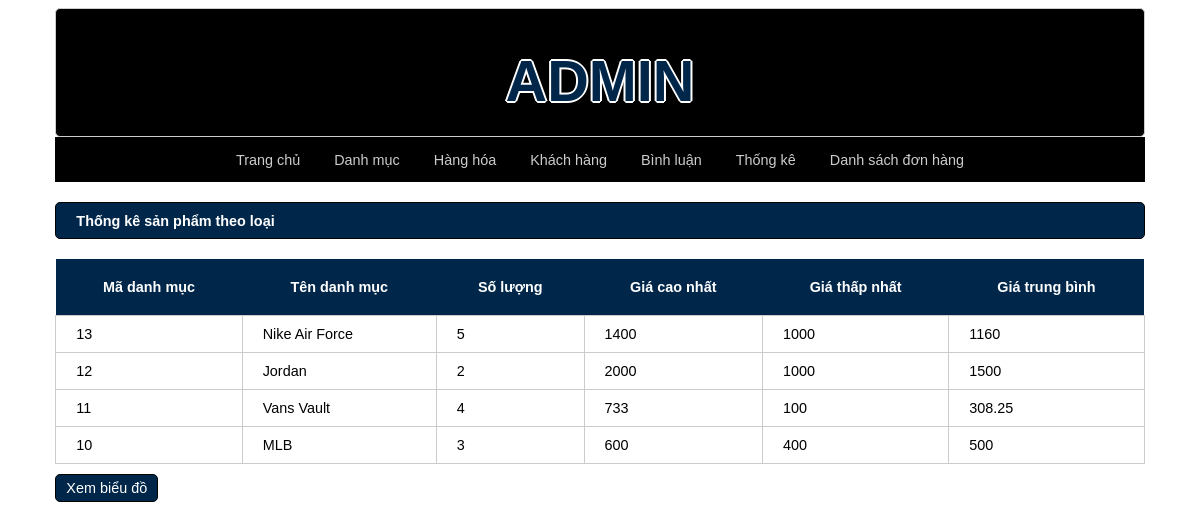
The page /admin/index.php?act=thongke on the database its author committed.
### tables this page shows
CREATE TABLE `danhmuc` (
  `id` int(11) NOT NULL,
  `name` varchar(255) NOT NULL
);

### model/pdo.php (called while the page is built, shortened)
<?php
function pdo_get_connection(){
    $dburl = "mysql:host=localhost;dbname=duanmau2021;charset=utf8";
    $username = 'root';
    $password = '';
    $conn = new PDO($dburl, $username, $password);
    $conn->setAttribute(PDO::ATTR_ERRMODE, PDO::ERRMODE_EXCEPTION);
    return $conn;
}
function pdo_query($sql){
    $sql_args = array_slice(func_get_args(), 1);
    try{
        $conn = pdo_get_connection();
        $stmt = $conn->prepare($sql);
        $stmt->execute($sql_args);
        $rows = $stmt->fetchAll();
        return $rows;
    }
    catch(PDOException $e){
        throw $e;
    }
    finally{
        unset($conn);
    }
}

### model/cart.php (called while the page is built, shortened)
<?php
function loadall_thongke(){
    $sql=" select danhmuc.id as madm,danhmuc.name as tendm, count(sanpham.id) as countsp, min(sanpham.price) as minprice, max(sanpham.price) as maxprice, avg(sanpham.price) as avgprice";
    $sql.=" from sanpham left join danhmuc on danhmuc.id=sanpham.iddm";
    $sql.=" group by danhmuc.id order by danhmuc.id desc";
    $listtk=pdo_query($sql);
    return $listtk;
}
?>

### admin/thongke/list.php (the view)
<div class="row">
    <div class="row frmtitle">
        <h1>Thống kê sản phẩm theo loại</h1>
    </div>
    <div class="row frmcontent">
        <div class="row mb10 frmdsloai">
            <table>
                <tr>
                    <th>Mã danh mục</th>
                    <th>Tên danh mục</th>
                    <th>Số lượng</th>
                    <th>Giá cao nhất</th>
                    <th>Giá thấp nhất</th>
                    <th>Giá trung bình</th>
                </tr>
                <?php
                foreach ($listthongke as $thongke){
                    extract($thongke);
                    echo ' <tr>
                    <td>'.$madm.'</td>
                    <td>'.$tendm.'</td>
                    <td>'.$countsp.'</td>
                    <td>'.$maxprice.'</td>
                    <td>'.$minprice.'</td>
                    <td>'.$avgprice.'</td>
                </tr>';
                }
                ?>
               </table>
            </div>
            <div class="row mb10">
                <a href="index.php?act=bieudo"><input type="button" value="Xem biểu đồ"></a>
            </div>
            </div>
            </div>

### view/css/style.css (style rules this page uses)
* { box-sizing: border-box; font-family: sans-serif; font-size: 1.2vw; text-decoration: none; list-style: none; }
.row { float: left; width: 100%; }
.mb10 { margin-bottom: 10px; }
.formtaikhoan input[type="submit"], .frmcontent input[type="submit"], .formtaikhoan input[type="reset"], .frmcontent input[type="reset"], .frmcontent input[type="button"] { border-radius: 5px; padding: 5px 10px; background-color: #00274a; border: 1px black solid; color: white; }
.frmtitle { border-left: 1px black solid; border-right: 1px black solid; border-bottom: 1px black solid; background-color: #00274a; border: 1px black solid; color: white; border-radius: 5px; padding: 0px 20px; }
.frmcontent { padding: 20px 0px; }
.frmdsloai table { width: 100%; border-collapse: collapse; }
.frmdsloai table th { padding: 20px; background-color: #00274a; color: white; }
.frmdsloai table td { padding: 10px 20px; border: 1px #CCC solid; }

### rows shown on the page
danhmuc: id "13", name "Nike Air Force", countsp "5", maxprice "1400", minprice "1000", avgprice "1160"
danhmuc: id "12", name "Jordan", countsp "2", maxprice "2000", minprice "1000", avgprice "1500"
danhmuc: id "11", name "Vans Vault", countsp "4", maxprice "733", minprice "100", avgprice "308.25"
danhmuc: id "10", name "MLB", countsp "3", maxprice "600", minprice "400", avgprice "500"
